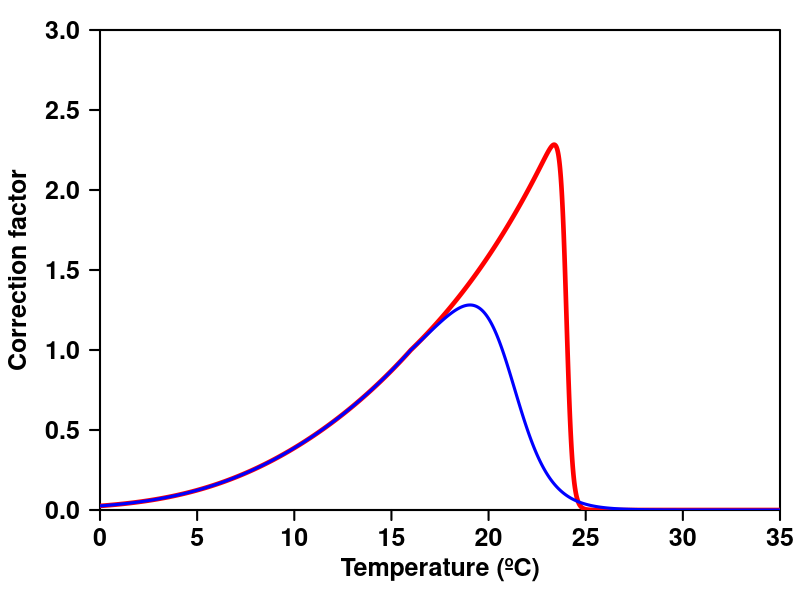

Source code (R):
#=============================================================================#
# Name   : CT_curves_Engraulis_encrasicolus
# Author : Jorge Flores-Valiente
# Date   : 
# Version:
# Aim    : Calculate and plot CT curve for DEB model
# URL    : 
#=============================================================================#
dirpath  <- 'C:/Users/jflores/Desktop/'
out_name <- 'CTcurves_Engraulis_encrasicolus'

T_K    <- 273.15;     # Kelvin
T_ref  <- 16 + T_K;   # Kelvin
T_A    <- 9800

# Temperature range
Temp   <- seq(from = 0, to = 35, by = 0.01) + T_K; # Kelvin

text_size <- 1
CT_out <- matrix(data = NA, ncol = 4, nrow = length(Temp))
#=============================================================================#
#===================== Do not change anything from here ======================#
#=============================================================================#
png(filename = paste0(dirpath, out_name, '.png'), width = 850, height = 550, res = 120)
par(mar = c(4.5,5,1.5,1))
plot(Temp, type = 'n', axes = F, xlab = '', ylab = '', xaxs = 'i', yaxs = 'i', xlim = c(0,35), ylim = c(0,3))
axis(1, font = 2, lwd.ticks = 2, cex = 2, cex.axis = 1.5)
axis(2, font = 2, lwd.ticks = 2, cex = 2, cex.axis = 1.5, las = 2)
box(lwd = 2)
mtext(side = 1, line = 2.5, font = 2, cex = 1.5, text = 'Temperature (ºC)')
mtext(side = 2, line = 3.5, font = 2, cex = 1.5, text = 'Correction factor')

#===== CASE 2 =====#
# Parameters
T_L  <- 6 + T_K     # K Lower temp boundary
T_H  <- 24 + T_K    # K Upper temp boundary
T_A  <- T_A        # K Arrhenius temperature
T_AL <- 20000       # K Arrh. temp for lower boundary
T_AH <- 190000*3    # K Arrh. temp for upper boundary

s_A = exp(T_A/T_ref - T_A/Temp)  # Arrhenius factor

# 1-parameter correction factor
TC_1 = s_A

# 5-parameter correction factor
if(T_L > T_ref || T_H < T_ref){
  warning('Warning : invalid parameter combination, T_L > T_ref and/or T_H < T_ref\n')
}

s_L_ratio <- (1 + exp(T_AL/T_ref - T_AL/T_L)) / (1 + exp(T_AL/Temp - T_AL/T_L))
s_H_ratio <- (1 + exp(T_AH/T_H - T_AH/T_ref)) / (1 + exp(T_AH/T_H - T_AH/Temp))
TC_5      <- s_A * ((Temp <= T_ref) * s_L_ratio + (Temp > T_ref) * s_H_ratio)
TC_ring2  <- TC_5
lines(Temp - T_K, TC_5, lwd = 4.5, col = 'red')

# text(2.5, 2.8, adj = 0, font = 2, col = 'red', cex = text_size, bquote(paste('T'[L]*' = ',  .(T_L-T_K))))
# text(2.5, 2.5, adj = 0, font = 2, col = 'red', cex = text_size, bquote(paste('T'[H]*' = ',  .(T_H-T_K))))
# text(2.5, 2.2, adj = 0, font = 2, col = 'red', cex = text_size, bquote(paste('T'[A]*' = ',  .(T_A))))
# text(2.5, 1.9, adj = 0, font = 2, col = 'red', cex = text_size, bquote(paste('T'[AL]*' = ', .(T_AL))))
# text(2.5, 1.6, adj = 0, font = 2, col = 'red', cex = text_size, bquote(paste('T'[AH]*' = ', .(T_AH))))
# text(2.5, 1.3, adj = 0, font = 2, col = 'red', cex = text_size, bquote(paste('TC'[max]*' = ', .(Temp[which.max(TC_5)]-T_K))))

#===== CASE 1 =====#
# Parameters
T_L  <- 6 + T_K     # K Lower temp boundary
T_H  <- 21 + T_K    # K Upper temp boundary
T_A  <- T_A        # K Arrhenius temperature
T_AL <- 20000       # K Arrh. temp for lower boundary
T_AH <- 190000/2    # K Arrh. temp for upper boundary

s_A = exp(T_A/T_ref - T_A/Temp)  # Arrhenius factor

# 1-parameter correction factor
TC_1 = s_A

# 5-parameter correction factor
if(T_L > T_ref || T_H < T_ref){
  warning('Warning : invalid parameter combination, T_L > T_ref and/or T_H < T_ref\n')
}

s_L_ratio <- (1 + exp(T_AL/T_ref - T_AL/T_L)) / (1 + exp(T_AL/Temp - T_AL/T_L))
s_H_ratio <- (1 + exp(T_AH/T_H - T_AH/T_ref)) / (1 + exp(T_AH/T_H - T_AH/Temp))
TC_5      <- s_A * ((Temp <= T_ref) * s_L_ratio + (Temp > T_ref) * s_H_ratio)
TC_ring1  <- TC_5
lines(Temp - T_K, TC_5, lwd = 3.0, col = 'blue')

# text(27, 2.8, adj = 0, font = 2, col = 'blue', cex = text_size, bquote(paste('T'[L]*' = ',  .(T_L-T_K))))
# text(27, 2.5, adj = 0, font = 2, col = 'blue', cex = text_size, bquote(paste('T'[H]*' = ',  .(T_H-T_K))))
# text(27, 2.2, adj = 0, font = 2, col = 'blue', cex = text_size, bquote(paste('T'[A]*' = ',  .(T_A))))
# text(27, 1.9, adj = 0, font = 2, col = 'blue', cex = text_size, bquote(paste('T'[AL]*' = ', .(T_AL))))
# text(27, 1.6, adj = 0, font = 2, col = 'blue', cex = text_size, bquote(paste('T'[AH]*' = ', .(T_AH))))
# text(27, 1.3, adj = 0, font = 2, col = 'blue', cex = text_size, bquote(paste('TC'[max]*' = ', .(Temp[which.max(TC_5)]-T_K))))

# #===== CURVE 3 =====#
# # Parameters
# T_L  <- 6 + T_K    # K Lower temp boundary
# T_H  <- 17 + T_K   # K Upper temp boundary
# T_A  <- T_A        # K Arrhenius temperature
# T_AL <- 20000      # K Arrh. temp for lower boundary
# T_AH <- 190000 / 4 # K Arrh. temp for upper boundary
# 
# s_A = exp(T_A/T_ref - T_A/Temp)  # Arrhenius factor
# 
# # 1-parameter correction factor
# TC_1 = s_A
# 
# # 5-parameter correction factor
# if(T_L > T_ref || T_H < T_ref){
#   warning('Warning : invalid parameter combination, T_L > T_ref and/or T_H < T_ref\n')
# }
# 
# s_L_ratio <- (1 + exp(T_AL/T_ref - T_AL/T_L)) / (1 + exp(T_AL/Temp - T_AL/T_L))
# s_H_ratio <- (1 + exp(T_AH/T_H - T_AH/T_ref)) / (1 + exp(T_AH/T_H - T_AH/Temp))
# TC_5      <- s_A * ((Temp <= T_ref) * s_L_ratio + (Temp > T_ref) * s_H_ratio)
# lines(Temp - T_K, TC_5, lwd = 2.0, col = 'green')
# 
# text(27, 2.8, adj = 0, font = 2, col = 'blue', cex = text_size, bquote(paste('T'[L]*' = ',  .(T_L-T_K))))
# text(27, 2.5, adj = 0, font = 2, col = 'blue', cex = text_size, bquote(paste('T'[H]*' = ',  .(T_H-T_K))))
# text(27, 2.2, adj = 0, font = 2, col = 'blue', cex = text_size, bquote(paste('T'[A]*' = ',  .(T_A))))
# text(27, 1.9, adj = 0, font = 2, col = 'blue', cex = text_size, bquote(paste('T'[AL]*' = ', .(T_AL))))
# text(27, 1.6, adj = 0, font = 2, col = 'blue', cex = text_size, bquote(paste('T'[AH]*' = ', .(T_AH))))
# text(27, 1.3, adj = 0, font = 2, col = 'blue', cex = text_size, bquote(paste('TC'[max]*' = ', .(Temp[which.max(TC_5)]-T_K))))

dev.off()

CT_out[,1] <- TC_ring1
CT_out[,2] <- TC_ring2
CT_out[,3] <- Temp - T_K
CT_out[,4] <- 'E. encrasicolus'
colnames(CT_out) <- c('Case1', 'Case2', 'Temp', 'sp')
encrasicolus <- as.data.frame(CT_out)
#=============================================================================#
# END OF PROGRAM
#=============================================================================#